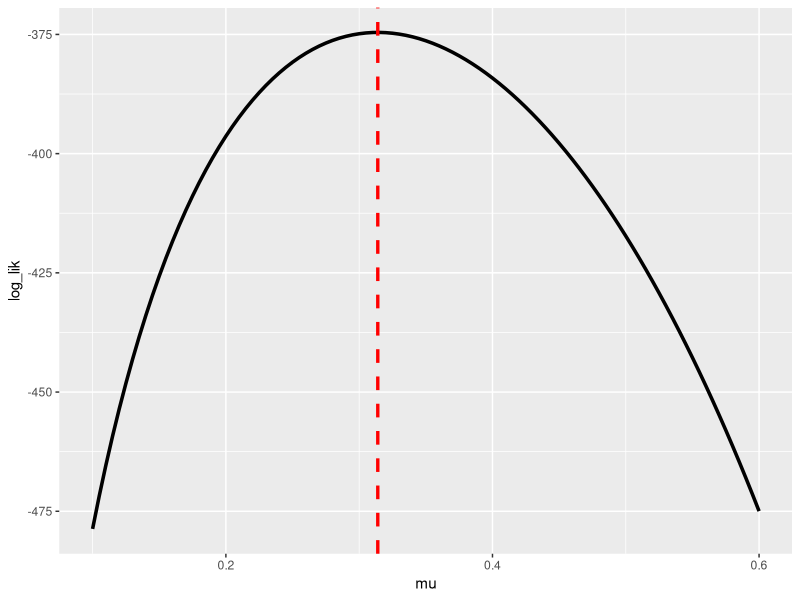
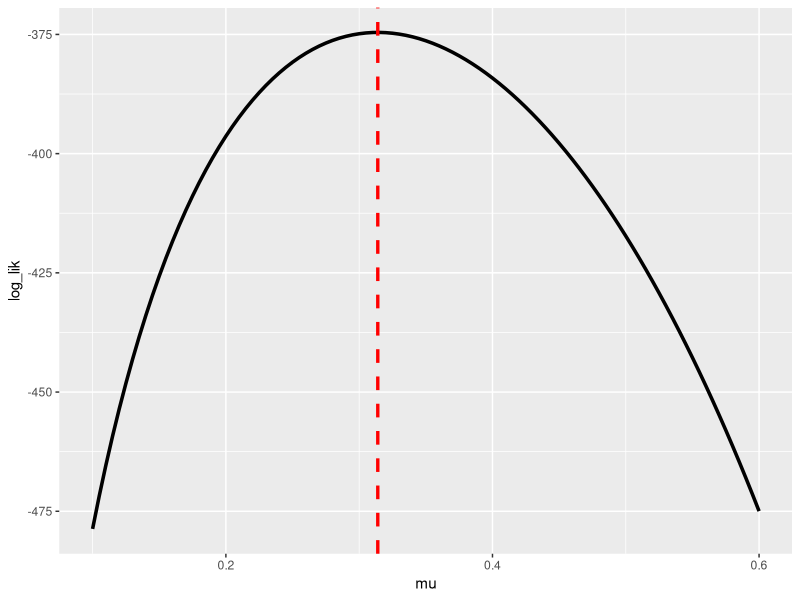
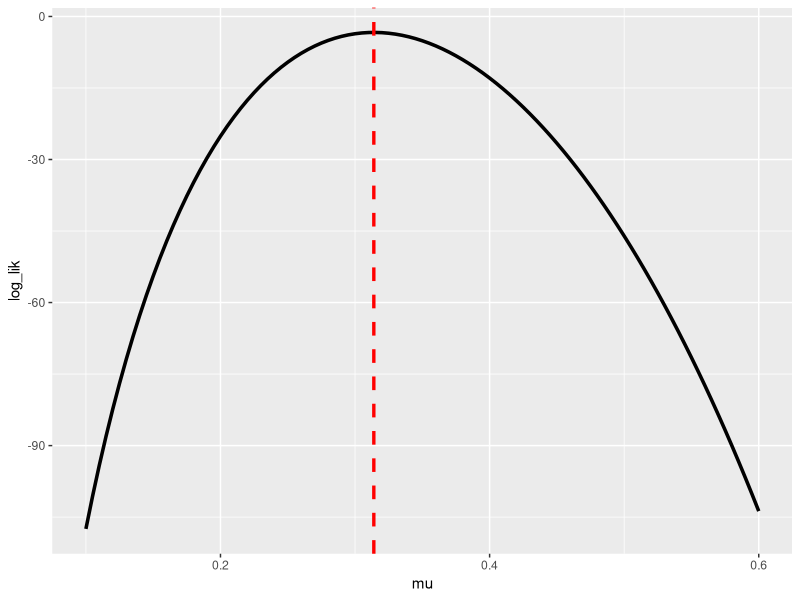
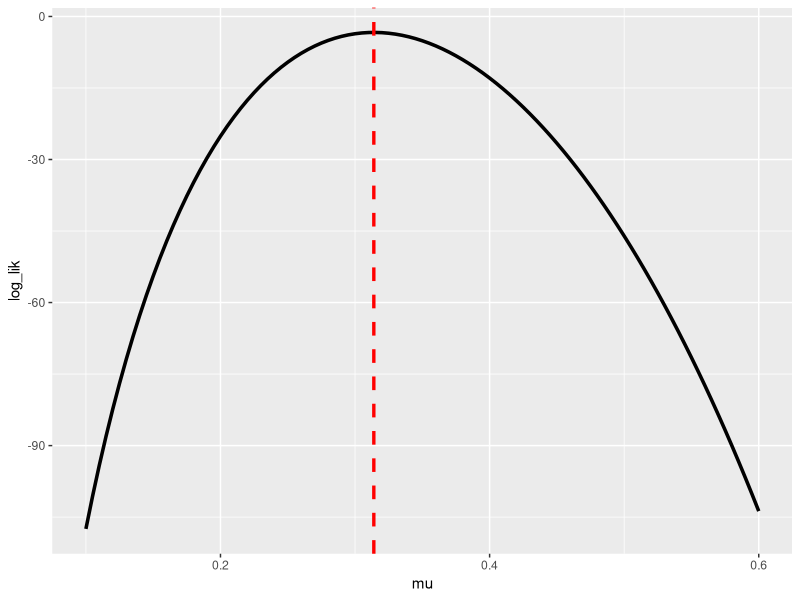
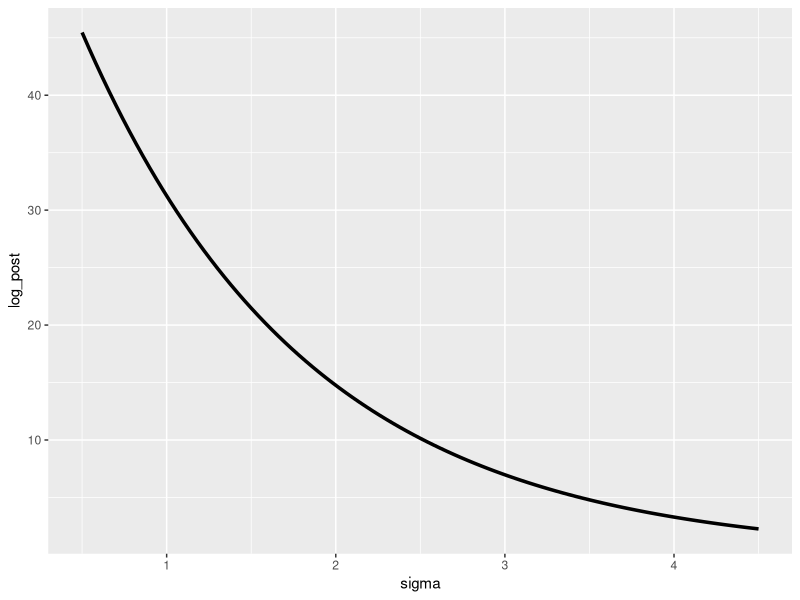

These charts were generated, in order, by the following R code:
## ---- chunk 1
knitr::opts_chunk$set(echo = TRUE)
## ---- chunk 2
library(dplyr)
library(ggplot2)
## ---- chunk 3
player_hits <- 189
player_atbats <- 602
## ---- chunk 4
### your code here
player_mle <- player_hits/player_atbats
player_mle
## ---- chunk 5
tibble::tibble(
  mu = seq(from = 0.1 , to = 0.6, length.out = 101)
) %>% 
  mutate(log_lik = log(mu)*player_hits + log(1-mu)* (player_atbats - player_hits)) %>% 
  ggplot(mapping = aes(x = mu, y = log_lik)) +
  geom_line(mapping = aes(x = mu, y = log_lik),
            size = 1.2) +
  geom_vline(xintercept = player_mle,
             color = "red", linetype = "dashed", size = 1.15)
## ---- chunk 6
### set the input arguments !!!
log_binom_pmf_unnorm <- function( events, trials, prob )
{
  # assign log_lik
  log_lik <- log(prob)*events + log(1-prob)* (trials - events)
  # return log_lik
  return(log_lik)
}
## ---- chunk 7
tibble::tibble(
  mu = seq(from = 0.1 , to = 0.6, length.out = 101)
) %>% 
  mutate(log_lik = log_binom_pmf_unnorm(player_hits,player_atbats,mu))%>% 
  ggplot(mapping = aes(x = mu, y = log_lik)) +
  geom_line(mapping = aes(x = mu, y = log_lik),
            size = 1.2) +
  geom_vline(xintercept = player_mle,
             color = "red", linetype = "dashed", size = 1.15)
## ---- chunk 8
### set the input arguments!
log_binom_pmf <- function( events, trials, prob )
{
  # your code here
  log_lik <- lchoose(trials, events) + log(prob)*events + log(1-prob)* (trials - events) 
  return(log_lik)
}
## ---- chunk 9
tibble::tibble(
  mu = seq(from = 0.1 , to = 0.6, length.out = 101)
) %>% 
  mutate(log_lik = log_binom_pmf(player_hits,player_atbats,mu))%>% 
  ggplot(mapping = aes(x = mu, y = log_lik)) +
  geom_line(mapping = aes(x = mu, y = log_lik),
            size = 1.2) +
  geom_vline(xintercept = player_mle,
             color = "red", linetype = "dashed", size = 1.15)
## ---- chunk 10
### your code here
my_probability <- exp(log_binom_pmf(189,602,0.3))
my_probability
## ---- chunk 11
### your code here
r_probability <- dbinom(189,602,0.3,FALSE)
r_probability
## ---- chunk 12
tibble::tibble(
  mu = seq(from = 0.1 , to = 0.6, length.out = 101)
) %>% 
  mutate(log_lik = dbinom(player_hits,player_atbats,mu,TRUE))%>% 
  ggplot(mapping = aes(x = mu, y = log_lik)) +
  geom_line(mapping = aes(x = mu, y = log_lik),
            size = 1.2) +
  geom_vline(xintercept = player_mle,
             color = "red", linetype = "dashed", size = 1.15)
## ---- chunk 13
coin_probs <- dbinom(0:5,11,0.25,FALSE)

# print to screen
coin_probs

# length?
length(coin_probs)
## ---- chunk 14
### your code here
sum(coin_probs)
## ---- chunk 15
### your code here
pbinom(5,11,0.25)
## ---- chunk 16
### your code here
prob175to195 <- pbinom(195,602,0.3) - pbinom(175,602,0.3)
prob175to195

prob165to205 <- pbinom(205,602,0.3) - pbinom(165,602,0.3)
prob165to205
## ---- chunk 17
a_prior <- 41.76
b_prior <- 108.32
start_hits <- 6
start_atbats <- 30
## ---- chunk 18
### your code here
start_mle <- start_hits/start_atbats
start_mle
## ---- chunk 19
### your code here
prior_mean <- a_prior/ (a_prior + b_prior)
prior_mean
## ---- chunk 20
### your code here
prior_atbats <- a_prior + b_prior
prior_atbats
## ---- chunk 21
### your code here
quantile5th <- qbeta(0.05,a_prior,b_prior)
quantile5th

quantile95th <- qbeta(0.95,a_prior,b_prior)
quantile95th
## ---- chunk 22
a_post_start <- a_prior * start_mle
b_post_start <- b_prior * start_mle

a_post_player <- a_prior * player_mle
b_post_player <- b_prior * player_mle
## ---- chunk 23
post_mean_start <- a_post_start / (a_post_start+b_post_start)
post_mean_start

post_mean_player <- a_post_player / (a_post_player + b_post_player)
post_mean_player
## ---- chunk 24
quant5_for_30 <- qbeta(0.05,a_post_start,b_post_start)
quant5_for_30
quant95_for_30 <-qbeta(0.95,a_post_start,b_post_start)
quant95_for_30

quant5_for_602 <- qbeta(0.05,a_post_player,b_post_player)
quant5_for_602
quant95_for_602 <-qbeta(0.95,a_post_player,b_post_player)
quant95_for_602
## ---- chunk 25
prior_hitprob <- pbeta(0.3,quant5_for_30,quant95_for_30,lower.tail = FALSE)
prior_hitprob

post_hitprob <- pbeta(0.3,quant5_for_602,quant95_for_602,lower.tail = FALSE)
post_hitprob
## ---- chunk 26
N <- 21
v <- 4.2
## ---- chunk 27
### set input arguments !!!
log_post_sigma_unnorm <- function(sigma,N,v,lambda)
{
  # your code here
  log_post <- v * N * lambda *exp(-lambda*sigma)
  return(log_post)
}
## ---- chunk 28
tibble::tibble(
  sigma = seq(from = 0.5 , to = 4.5, length.out = 101)
) %>% 
  mutate(log_post = log_post_sigma_unnorm(sigma,N,v,0.75))%>% 
  ggplot(mapping = aes(x = sigma, y = log_post)) +
  geom_line(mapping = aes(x = sigma, y = log_post),
            size = 1.2) 
